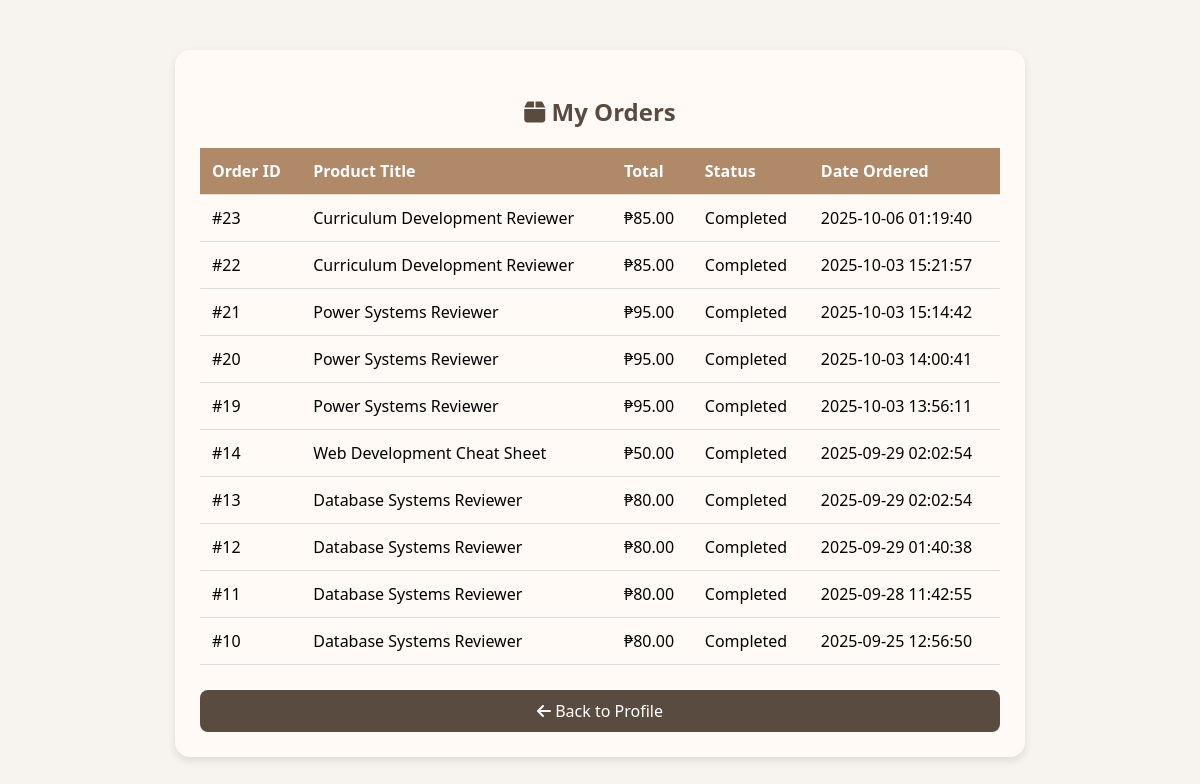
The app's page /my_orders.php (signed in), older data.
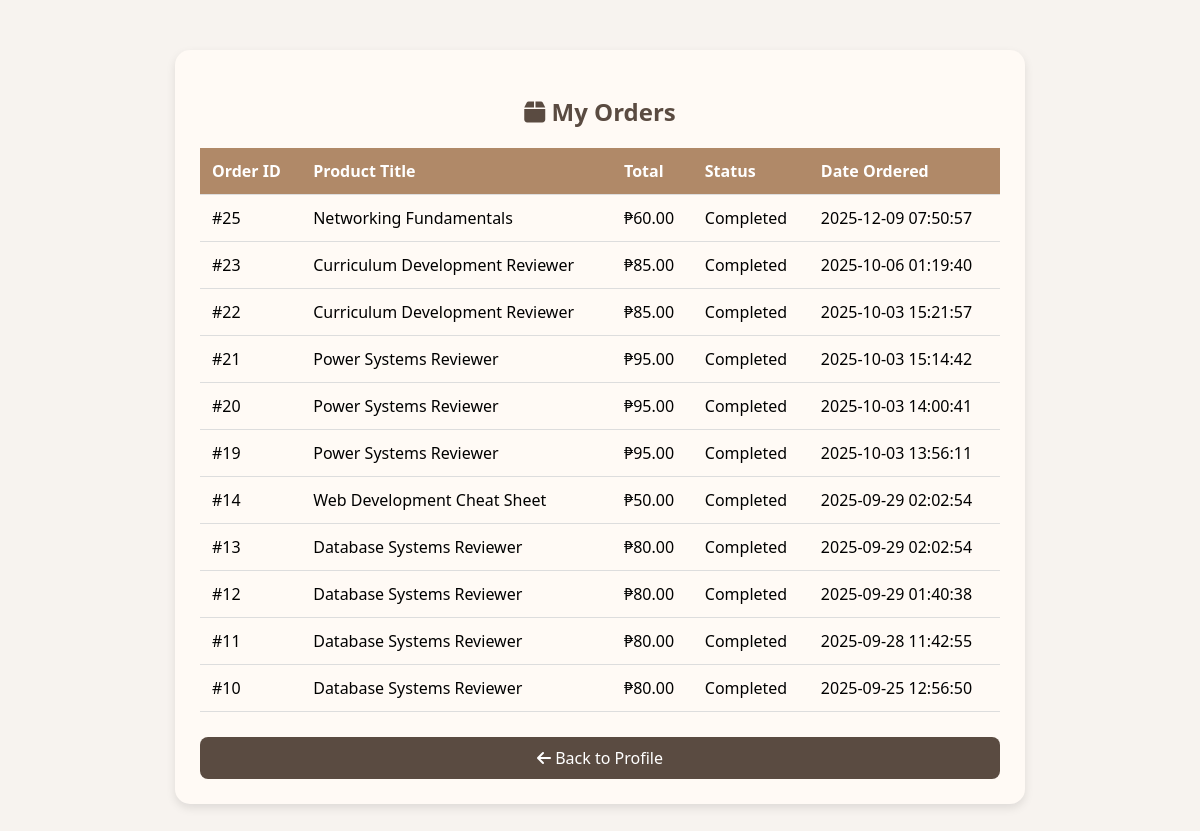
The same page, newer data.
### tables this page shows
CREATE TABLE `orders` (
  `id` int(11) NOT NULL,
  `user_id` int(11) DEFAULT NULL,
  `product_id` int(11) DEFAULT NULL,
  `status` varchar(50) DEFAULT NULL,
  `created_at` timestamp NULL DEFAULT current_timestamp(),
  `quantity` int(11) DEFAULT 1,
  `total_amount` decimal(10,2) DEFAULT NULL,
  `payment_method` varchar(50) DEFAULT NULL,
  `payment_status` varchar(20) DEFAULT 'Pending',
  `gcash_number` varchar(20) DEFAULT NULL,
  `seller_id` int(11) DEFAULT NULL,
  `platform_commission` decimal(10,2) DEFAULT NULL,
  `seller_earnings` decimal(10,2) DEFAULT NULL,
  `order_ref` varchar(100) DEFAULT NULL
);

CREATE TABLE `products` (
  `id` int(11) NOT NULL,
  `title` varchar(100) DEFAULT NULL,
  `description` text DEFAULT NULL,
  `price` decimal(10,2) DEFAULT NULL,
  `seller_email` varchar(255) NOT NULL,
  `course` varchar(100) NOT NULL,
  `file_path` varchar(255) DEFAULT NULL,
  `note_link` varchar(500) DEFAULT NULL,
  `status` varchar(20) DEFAULT 'pending'
);

### my_orders.php (the view, shortened to what this page needs)
<?php
include("config.php");
$email = is_array($_SESSION['user']) ? $_SESSION['user']['email'] : $_SESSION['user'];
$query = mysqli_query($conn, "SELECT id FROM users WHERE email='$email' LIMIT 1");
$userData = mysqli_fetch_assoc($query);
$user_id = $userData['id'] ?? null;
$orders = mysqli_query($conn, "
   SELECT o.*, p.title AS product_title, p.price AS product_price
   FROM orders o
   LEFT JOIN products p ON o.product_id = p.id
   WHERE o.user_id='$user_id'
   ORDER BY o.created_at DESC
");
?>
<!DOCTYPE html>
<html lang="en">
<head>
   <link rel="stylesheet" href="https://cdnjs.cloudflare.com/ajax/libs/font-awesome/6.4.0/css/all.min.css">
</head>
<body>
   <div class="container">
      <h2><i class="fa-solid fa-box"></i> My Orders</h2>
      <?php if (mysqli_num_rows($orders) > 0): ?>
         <table>
            <tr>
               <th>Order ID</th>
               <th>Product Title</th>
               <th>Total</th>
               <th>Status</th>
               <th>Date Ordered</th>
            </tr>
            <?php while ($order = mysqli_fetch_assoc($orders)): ?>
               <tr>
                  <td>#<?= htmlspecialchars($order['id']); ?></td>
                  <td><?= htmlspecialchars($order['product_title'] ?? 'Unknown Product'); ?></td>
                  <td>₱<?= number_format($order['total_amount'], 2); ?></td>
                  <td><?= htmlspecialchars($order['status']); ?></td>
                  <td><?= htmlspecialchars($order['created_at']); ?></td>
               </tr>
            <?php endwhile; ?>
         </table>
      <?php else: ?>
         <p class="empty">You have no orders yet.</p>
      <?php endif; ?>
      <a href="profile.php" class="back-btn"><i class="fa-solid fa-arrow-left"></i> Back to Profile</a>
   </div>
</body>
</html>

Row changes from the older to the newer data that the page shows:
added orders: id "25", product.title "Networking Fundamentals", total_amount "60.00", status "Completed", created_at "2025-12-09 07:50:57"
